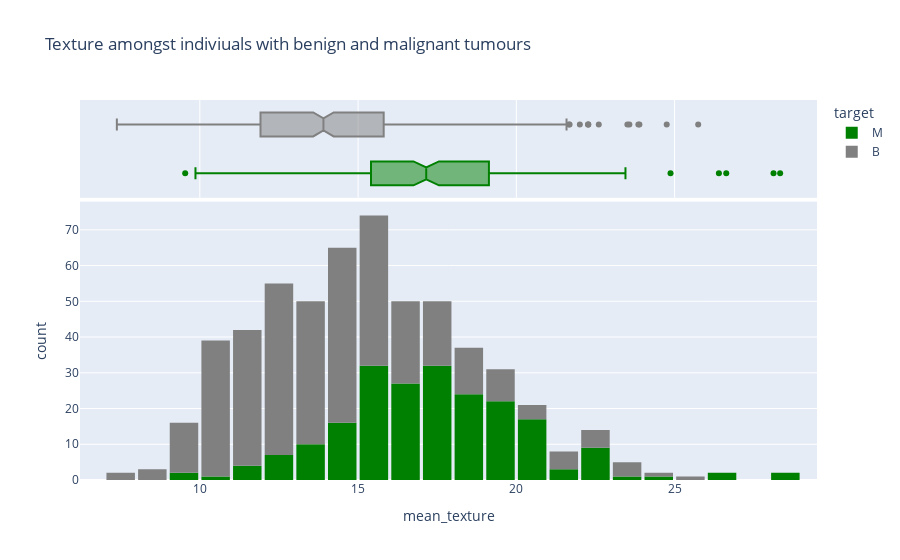

Here is the notebook cell this chart was saved with:
### Markdown cell above
* As expected, the average tumor radius is greater for individuals with malignant tumors

### Code cell
fig5= px.histogram(merged_df_chopped, 
                   x='mean_texture', 
                   marginal='box', 
                   color='target', 
                   color_discrete_sequence=['green', 'grey'], 
                   title='Texture amongst indiviuals with benign and malignant tumours')
fig5.update_layout(bargap=0.1)
fig5.show()

### Figure 1 — Plotly figure (JSON) as saved in the notebook; plotly's stock layout.template omitted (floating-point values rounded to 4 significant figures; data arrays with more than 128 entries replaced by an {"elided": "..."} marker saying what was removed)
{"data": [{"alignmentgroup": "True", "bingroup": "x", "hovertemplate": "target=M<br>mean_texture=%{x}<br>count=%{y}<extra></extra>", "legendgroup": "M", "marker": {"color": "green", "pattern": {"shape": ""}}, "name": "M", "offsetgroup": "M", "orientation": "v", "showlegend": true, "type": "histogram", "x": {"elided": "212 float values"}, "xaxis": "x", "yaxis": "y"}, {"alignmentgroup": "True", "hovertemplate": "target=M<br>mean_texture=%{x}<extra></extra>", "legendgroup": "M", "marker": {"color": "green"}, "name": "M", "notched": true, "offsetgroup": "M", "showlegend": false, "type": "box", "x": {"elided": "212 float values"}, "xaxis": "x2", "yaxis": "y2"}, {"alignmentgroup": "True", "bingroup": "x", "hovertemplate": "target=B<br>mean_texture=%{x}<br>count=%{y}<extra></extra>", "legendgroup": "B", "marker": {"color": "grey", "pattern": {"shape": ""}}, "name": "B", "offsetgroup": "B", "orientation": "v", "showlegend": true, "type": "histogram", "x": {"elided": "357 float values"}, "xaxis": "x", "yaxis": "y"}, {"alignmentgroup": "True", "hovertemplate": "target=B<br>mean_texture=%{x}<extra></extra>", "legendgroup": "B", "marker": {"color": "grey"}, "name": "B", "notched": true, "offsetgroup": "B", "showlegend": false, "type": "box", "x": {"elided": "357 float values"}, "xaxis": "x2", "yaxis": "y2"}], "layout": {"bargap": 0.1, "barmode": "relative", "legend": {"title": {"text": "target"}, "tracegroupgap": 0}, "title": {"text": "Texture amongst indiviuals with benign and malignant tumours"}, "xaxis": {"anchor": "y", "domain": [0, 1], "title": {"text": "mean_texture"}}, "xaxis2": {"anchor": "y2", "domain": [0, 1], "matches": "x", "showgrid": true, "showticklabels": false}, "yaxis": {"anchor": "x", "domain": [0, 0.7326], "title": {"text": "count"}}, "yaxis2": {"anchor": "x2", "domain": [0.7426, 1], "matches": "y2", "showgrid": false, "showline": false, "showticklabels": false, "ticks": ""}}}
